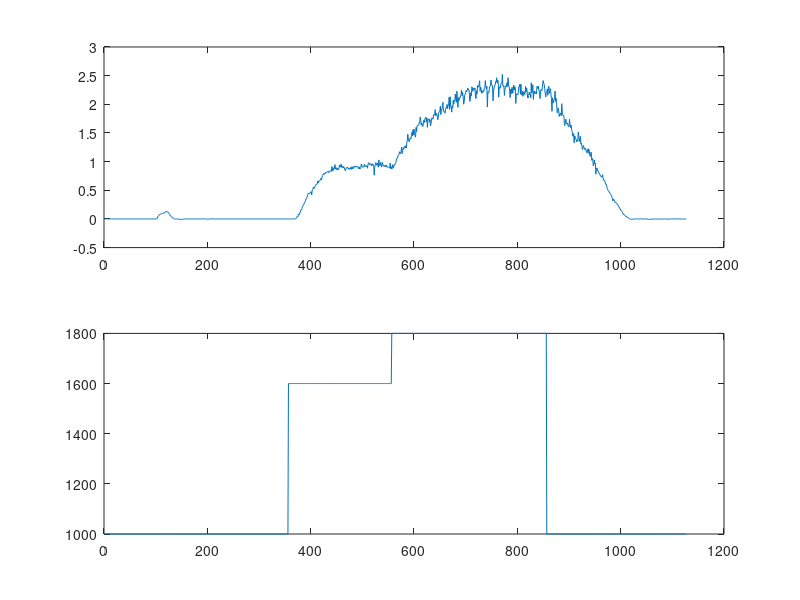

MATLAB code to generate this figure:
%% Va

va = [0.0

0.0

0.0

0.0

0.0

0.0

0.0

0.0

0.0

0.0

0.0

0.0

0.0

0.0

0.0

0.0

0.0

0.0

0.0

0.0

0.0

0.0

0.0

0.0

0.0

0.0

0.0

0.0

-0.00249350001104

0.0

0.0

0.0

0.0

0.0

0.0

0.0

0.0

0.0

0.0

0.0

0.0

0.0

0.0

-0.00249350001104

0.0

0.0

0.0

0.0

0.0

0.0

0.0

0.0

0.0

0.0

0.0

0.0

0.0

0.0

0.0

0.0

0.0

0.0

0.0

0.0

0.0

0.0

0.0

0.0

0.0

0.0

0.0

0.0

0.0

0.0

0.0

0.0

0.0

0.0

0.0

0.0

0.0

0.0

0.0

0.0

0.0

0.0

0.0

0.0

0.0

0.0

0.0

0.0

0.0

0.0

0.0

0.0

0.0

0.0

-0.00249350001104

0.00249350001104

0.00249350001104

0.00249350001104

0.0124674998224

0.0374024994671

0.04737649858

0.0598439984024

0.0723114982247

0.0772984996438

0.0822855010629

0.0872725024819

0.0897659957409

0.0922594964504

0.09475299716

0.0972464978695

0.0972464978695

0.104726999998

0.109714001417

0.117194503546

0.117194503546

0.129662007093

0.132155507803

0.124674998224

0.122181497514

0.117194503546

0.107220500708

0.0922594964504

0.0822855010629

0.0673245042562

0.0548570007086

0.0423895008862

0.0349089987576

0.0249349996448

0.0149609996006

0.0124674998224

0.00748050026596

0.0

-0.00249350001104

-0.00249350001104

-0.00249350001104

0.0

0.0

0.0

0.0

-0.00498700002208

-0.00249350001104

-0.00748050026596

-0.00748050026596

-0.00748050026596

-0.00997400004417

-0.00748050026596

-0.00997400004417

-0.00498700002208

-0.00748050026596

-0.00249350001104

0.0

0.0

0.0

0.0

0.0

0.0

0.0

0.0

0.0

0.0

0.0

0.0

0.0

0.0

0.0

0.0

0.0

0.0

0.0

0.0

0.0

0.0

0.0

0.0

0.0

0.0

0.0

0.0

0.0

0.0

0.0

-0.00249350001104

0.0

0.0

0.00249350001104

0.0

-0.00249350001104

0.00249350001104

0.00249350001104

0.00249350001104

0.00249350001104

0.0

-0.00249350001104

-0.00249350001104

-0.00249350001104

-0.00249350001104

-0.00249350001104

-0.00249350001104

-0.00249350001104

-0.00498700002208

0.0

0.0

0.00249350001104

0.00249350001104

0.0

0.0

0.0

0.0

0.0

0.0

0.0

0.0

0.0

0.0

0.0

0.0

0.0

0.0

0.0

0.0

0.0

0.0

0.0

0.0

0.0

0.0

0.0

0.0

0.0

0.0

0.0

0.0

0.0

0.0

0.0

0.0

0.0

0.0

0.0

0.0

0.0

0.0

0.0

0.0

0.0

0.0

0.0

0.0

0.0

0.0

0.0

0.0

0.0

0.0

0.0

0.0

0.0

0.0

0.0

0.0

0.0

0.0

0.0

0.0

0.0

0.0

0.0

0.0

0.0

0.0

0.0

0.0

0.0

0.0

0.0

0.0

0.0

0.0

0.0

0.0

0.0

0.0

0.0

0.0

0.0

0.0

0.0

0.0

0.00249350001104

0.0

0.0

0.00249350001104

0.0

0.0

0.0

0.0

0.0

0.0

0.0

0.0

0.0

0.0

0.0

0.0

0.0

0.0

0.0

0.0

0.0

0.0

0.0

0.0

0.00249350001104

0.0

0.0

0.0

0.0

0.0

0.0

0.0

0.0

0.0

0.0

0.0

0.0

0.0

0.0

0.0

0.00249350001104

0.0

0.0

0.0

0.0

0.0

0.0

0.0

0.0

0.0

0.0

0.0

0.0

0.0

0.0

0.0

0.0

0.0

0.0

0.0

0.0

0.0

0.0

0.0

0.0

0.0

0.0

0.0

0.0

0.0

0.0

0.0

0.0

0.0

0.0

0.0

0.00249350001104

0.0

0.00249350001104

0.0124674998224

0.0249349996448

0.0448830015957

0.0374024994671

0.0673245042562

0.0872725024819

0.0772984996438

0.109714001417

0.114701002836

0.157090499997

0.162077501416

0.177038505673

0.214441001415

0.229402005672

0.239376008511

0.256830513477

0.289245992899

0.299219995737

0.316674500704

0.344103008509

0.356570512056

0.37901198864

0.413920998573

0.443843007088

0.446336507797

0.438856005669

0.443843007088

0.458804011345

0.471271514893

0.473765015602

0.418907999992

0.501193523407

0.51116746664

0.551063537598

0.543582975864

0.533609032631

0.558543980122

0.585972487926

0.593452990055

0.605920493603

0.603426992893

0.625868499279

0.665764510632

0.625868499279

0.658284008503

0.663271009922

0.67324501276

0.680725514889

0.708153963089

0.683218955994

0.728101968765

0.75802397728

0.777971982956

0.777971982956

0.797919988632

0.780465483665

0.805400490761

0.797919988632

0.81038749218

0.820361495018

0.817867994308

0.820361495018

0.830335497856

0.80789399147

0.832828998566

0.837815999985

0.840309500694

0.840309500694

0.827841997147

0.91511452198

0.882699012756

0.835322499275

0.892673015594

0.86524450779

0.890179514885

0.947530031204

0.870231509209

0.897660017014

0.855270504951

0.860257506371

0.885192513466

0.857764005661

0.860257506371

0.897660017014

0.937556028366

0.902647018433

0.922595024109

0.955010533333

0.900153517723

0.925088524818

0.895166516304

0.890179514885

0.91511452198

0.890179514885

0.872725009918

0.840309500694

0.870231509209

0.882699012756

0.900153517723

0.890179514885

0.897660017014

0.867738008499

0.885192513466

0.882699012756

0.867738008499

0.897660017014

0.870231509209

0.86524450779

0.91511452198

0.870231509209

0.897660017014

0.885192513466

0.91511452198

0.902647018433

0.922595024109

0.905140519142

0.91511452198

0.905140519142

0.91760802269

0.907634019852

0.897660017014

0.875218510628

0.910127520561

0.870231509209

0.877712011337

0.890179514885

0.957504034042

0.942543029785

0.902647018433

0.910127520561

0.910127520561

0.905140519142

0.952517032623

0.91760802269

0.927582025528

0.912621021271

0.927582025528

0.930075526237

0.885192513466

0.947530031204

0.979945540428

0.9724650383

0.945036530495

0.957504034042

0.962491035461

0.964984536171

0.922595024109

0.942543029785

0.962491035461

0.942543029785

0.942543029785

0.763010978699

0.91760802269

0.937556028366

0.982439041138

0.957504034042

0.937556028366

0.977451980114

0.942543029785

0.902647018433

1.02981543541

0.964984536171

0.925088524818

0.977452039719

0.987425982952

0.905140519142

0.927582025528

0.982438981533

0.937556028366

0.930075526237

0.91511452198

0.922595024109

0.935062527657

0.910127520561

0.940049529076

0.905140519142

0.910127520561

0.902647018433

0.907634019852

0.902647018433

0.895166516304

0.890179514885

0.974958479404

0.875218510628

0.912621021271

0.870231509209

0.892673015594

0.9475299716

0.890179514885

0.91511452198

0.950023531914

0.947530031204

0.962491035461

0.987426042557

1.04976344109

1.0522569418

1.06472444534

1.1021270752

1.11708807945

1.12207496166

1.17194497585

1.15449047089

1.13703596592

1.17693197727

1.25423049927

1.14202308655

1.19687998295

1.23178899288

1.21433448792

1.26420450211

1.24176299572

1.2367759943

1.27667200565

1.2367759943

1.32654201984

1.37142503262

1.47864556313

1.38887953758

1.35397052765

1.34898352623

1.40633404255

1.41381454468

1.393866539

1.46119105816

1.51106095314

1.44622993469

1.55594396591

1.46867156029

1.56841158867

1.4985935688

1.45121693611

1.42628204823

1.59583997726

1.52103495598

1.62825548649

1.6307489872

1.6307489872

1.63324248791

1.68061900139

1.67313849926

1.77786540985

1.72300839424

1.63573598862

1.67563199997

1.65069699287

1.61329448223

1.66067099571

1.72051501274

1.68061900139

1.74046301842

1.75293052197

1.77786552906

1.69308650494

1.75791752338

1.59833347797

1.735476017

1.73048901558

1.74794352055

1.68809950352

1.73298251629

1.62576198578

1.66316449642

1.75043702126

1.76539802551

1.74046301842

1.74545001984

1.82025504112

1.81028103828

1.8152680397

1.90752744675

1.80030703545

1.83022904396

1.8402030468

1.79781353474

1.73048901558

1.78285253048

1.85267043114

1.87760555744

1.88508605957

1.96737146378

1.82025504112

1.91500806808

1.90752744675

1.98233246803

2.03469610214

1.88009905815

1.88508605957

1.86015105247

1.84519004822

1.90503406525

1.9449300766

1.93994295597

1.99729347229

1.922488451

1.98981308937

1.97983896732

2.12446188927

1.91251444817

2.1319425106

1.96487796307

1.95989108086

1.86264455318

1.97485208511

1.93495607376

2.07209873199

1.99978709221

2.06212449074

2.06711149216

2.17931890488

2.07459211349

2.03469610214

2.22918891907

2.10202050209

1.94742357731

2.11698150635

2.06461787224

2.11448812485

2.11199426651

2.14690351486

2.1593708992

2.24913692474

2.15189027786

2.20924091339

2.14441013336

2.00228047371

2.03220272064

2.1593708992

2.17183828354

2.20674753189

2.24165630341

2.21921491623

2.24165630341

2.28404593468

2.25661754608

2.26160430908

2.21173429489

2.04965686798

2.08207249641

2.20176029205

2.14939689636

2.30648756027

2.28404593468

2.22669553757

2.27656555176

2.26160430908

2.25661754608

2.2865395546

2.12944889069

2.09952688217

2.23916292191

2.18181228638

2.32892894745

2.31895494461

2.29900693893

2.33890295029

2.41121435165

2.22669553757

2.29900693893

2.25412392616

2.19178628922

2.23168230057

2.20425391197

2.24165630341

2.22420191765

2.27656555176

2.27905893326

2.41370797157

2.32643556595

2.26908493042

2.31396794319

1.95241057873

2.21921491623

2.19677352905

2.20425391197

2.28155231476

2.31646156311

2.32892894745

2.42368197441

2.33890295029

2.33640956879

2.32144832611

2.05963087082

2.23666954041

2.2890329361

2.32394194603

2.33391594887

2.3937599659

2.38877296448

2.46357798576

2.3713183403

2.42368197441

2.38627958298

2.12446212769

2.30399394035

2.27905893326

2.2865395546

2.35137033463

2.3663315773

2.36383795738

2.52092838287

2.32144832611

2.30898094177

2.32643556595

2.1543841362

2.264097929

2.29401993752

2.32643556595

2.30648756027

2.37630558014

2.31396794319

2.46357798576

2.33391594887

2.30150032043

2.264097929

2.11698150635

2.264097929

2.18181228638

2.26908493042

2.29651355743

2.19178628922

2.24165630341

2.33640956879

2.24664354324

2.30898094177

2.2890329361

2.01474809647

2.17931890488

2.17433214188

2.17931890488

2.16685152054

2.21921491623

2.31147432327

2.30898094177

2.35386395454

2.17682552338

2.34887695312

2.1618642807

2.16186451912

2.22669553757

2.13942289352

2.19926691055

2.22420191765

2.17183828354

2.1843059063

2.31147432327

2.21921491623

2.28404593468

2.21422791481

2.10950088501

2.11199450493

2.15438389778

2.21173429489

2.16435790062

2.17682552338

2.11448812485

2.37630558014

2.19677352905

2.24664354324

2.34139633179

2.08705949783

2.21422815323

2.23417592049

2.18181228638

2.21173429489

2.21672153473

2.17931890488

2.31396794319

2.29651355743

2.27157831192

2.31646156311

2.23666954041

2.19178652763

2.09952688217

2.22918891907

2.25911092758

2.23417592049

2.25661754608

2.35885095596

2.41370797157

2.3663315773

2.34638357162

2.27656555176

2.18679952621

2.12944889069

2.20425391197

2.20425391197

2.26908493042

2.1568775177

2.2865395546

2.31396794319

2.18929290771

2.23916292191

2.27157831192

2.1843059063

2.09703350067

1.87760543823

2.11448812485

2.06212472916

2.0247220993

2.08705949783

2.09454011917

2.23168230057

2.0496571064

2.10202050209

2.04467010498

1.85267055035

1.87261843681

1.93744945526

1.90254044533

1.7878395319

1.82025504112

1.84768354893

1.83272254467

1.79781353474

2.00976109505

1.86264455318

1.81776154041

1.80030703545

1.80280053616

1.66316449642

1.6307489872

1.70804750919

1.74046301842

1.66316449642

1.65319049358

1.67064499855

1.63573598862

1.6058139801

1.61329448223

1.7379693985

1.64321649075

1.59334647655

1.64072299004

1.56093096733

1.53100895882

1.45121693611

1.44373655319

1.48861944675

1.32903552055

1.44872355461

1.42877554893

1.40134704113

1.38139903545

1.34399652481

1.37890553474

1.3664380312

1.51604795456

1.43126904964

1.34898352623

1.39137303829

1.44124293327

1.30410051346

1.32654201984

1.26420450211

1.21184098721

1.25672399998

1.28165900707

1.24176299572

1.21184098721

1.21682798862

1.2367759943

1.19687998295

1.15947747231

1.1844124794

1.21184098721

1.14451646805

1.22430849075

1.20186698437

1.12706196308

1.08965945244

1.15199697018

1.16446447372

1.02233505249

1.0547504425

1.04976344109

0.927582025528

0.964984536171

1.02981555462

0.957503974438

0.974958479404

0.780465483665

0.887686014175

0.877712011337

0.880205512047

0.825348496437

0.827841997147

0.800413489342

0.792932987213

0.770491480827

0.745556473732

0.745556473732

0.735582470894

0.72810202837

0.772984981537

0.703167021275

0.678232014179

0.678232014179

0.665764510632

0.640829503536

0.603426992893

0.603426992893

0.573504984379

0.531115472317

0.508674025536

0.493712991476

0.481245487928

0.466284513474

0.453817009926

0.443843007088

0.428882002831

0.401453495026

0.391479492188

0.351583480835

0.314180999994

0.349090009928

0.326648503542

0.324155002832

0.291739493608

0.28176549077

0.286752492189

0.269297987223

0.264310985804

0.249349996448

0.236882507801

0.214441001415

0.204466998577

0.194492995739

0.177038505673

0.154596999288

0.149609997869

0.134649008512

0.122181497514

0.109714001417

0.0772984996438

0.0822855010629

0.0748049989343

0.0623375028372

0.0573505014181

0.0398960001767

0.0423895008862

0.0324154980481

0.0274285003543

0.0274285003543

0.0174544993788

0.00748050026596

0.00498700002208

0.0

-0.00249350001104

-0.00748050026596

-0.00748050026596

-0.00249350001104

-0.00748050026596

-0.00498700002208

-0.00249350001104

0.0

0.0

0.0

0.00249350001104

0.0

0.0

-0.00249350001104

-0.00249350001104

0.0

0.0

0.0

0.00249350001104

0.0

0.0

0.0

0.0

0.0

0.0

0.0

0.0

0.0

0.0

0.0

0.0

0.00249350001104

-0.00498700002208

-0.00498700002208

-0.00748050026596

-0.00748050026596

-0.00748050026596

-0.00997400004417

-0.00249350001104

-0.00748050026596

-0.00498700002208

0.0

0.0

-0.00498700002208

-0.00249350001104

0.0

0.0

0.0

-0.00249350001104

-0.00249350001104

-0.00249350001104

0.0

0.0

-0.00249350001104

0.0

0.0

-0.00249350001104

0.0

-0.00249350001104

0.0

0.0

-0.00249350001104

-0.00249350001104

-0.00249350001104

-0.00249350001104

-0.00249350001104

0.0

0.0

0.0

-0.00249350001104

-0.00249350001104

-0.00249350001104

-0.00498700002208

0.0

-0.00249350001104

-0.00249350001104

0.0

0.0

0.0

0.0

0.0

0.0

0.0

0.0

0.0

0.00249350001104

0.0

0.0

0.0

0.0

0.0

0.0

0.0

0.00249350001104

0.0

0.0

0.0

0.0

0.0

-0.00249350001104

-0.00249350001104

-0.00249350001104

0.0

0.0

0.0

0.0

-0.00249350001104

0.0

0.0
];


%% DAC 
dac = [1000.0

1000.0

1000.0

1000.0

1000.0

1000.0

1000.0

1000.0

1000.0

1000.0

1000.0

1000.0

1000.0

1000.0

1000.0

1000.0

1000.0

1000.0

1000.0

1000.0

1000.0

1000.0

1000.0

1000.0

1000.0

1000.0

1000.0

1000.0

1000.0

1000.0

1000.0

1000.0

1000.0

1000.0

1000.0

1000.0

1000.0

1000.0

1000.0

1000.0

1000.0

1000.0

1000.0

1000.0

1000.0

1000.0

1000.0

1000.0

1000.0

1000.0

1000.0

1000.0

1000.0

1000.0

1000.0

1000.0

1000.0

1000.0

1000.0

1000.0

1000.0

1000.0

1000.0

1000.0

1000.0

1000.0

1000.0

1000.0

1000.0

1000.0

1000.0

1000.0

1000.0

1000.0

1000.0

1000.0

1000.0

1000.0

1000.0

1000.0

1000.0

1000.0

1000.0

1000.0

1000.0

1000.0

1000.0

1000.0

1000.0

1000.0

1000.0

1000.0

1000.0

1000.0

1000.0

1000.0

1000.0

1000.0

1000.0

1000.0

1000.0

1000.0

1000.0

1000.0

1000.0

1000.0

1000.0

1000.0

1000.0

1000.0

1000.0

1000.0

1000.0

1000.0

1000.0

1000.0

1000.0

1000.0

1000.0

1000.0

1000.0

1000.0

1000.0

1000.0

1000.0

1000.0

1000.0

1000.0

1000.0

1000.0

1000.0

1000.0

1000.0

1000.0

1000.0

1000.0

1000.0

1000.0

1000.0

1000.0

1000.0

1000.0

1000.0

1000.0

1000.0

1000.0

1000.0

1000.0

1000.0

1000.0

1000.0

1000.0

1000.0

1000.0

1000.0

1000.0

1000.0

1000.0

1000.0

1000.0

1000.0

1000.0

1000.0

1000.0

1000.0

1000.0

1000.0

1000.0

1000.0

1000.0

1000.0

1000.0

1000.0

1000.0

1000.0

1000.0

1000.0

1000.0

1000.0

1000.0

1000.0

1000.0

1000.0

1000.0

1000.0

1000.0

1000.0

1000.0

1000.0

1000.0

1000.0

1000.0

1000.0

1000.0

1000.0

1000.0

1000.0

1000.0

1000.0

1000.0

1000.0

1000.0

1000.0

1000.0

1000.0

1000.0

1000.0

1000.0

1000.0

1000.0

1000.0

1000.0

1000.0

1000.0

1000.0

1000.0

1000.0

1000.0

1000.0

1000.0

1000.0

1000.0

1000.0

1000.0

1000.0

1000.0

1000.0

1000.0

1000.0

1000.0

1000.0

1000.0

1000.0

1000.0

1000.0

1000.0

1000.0

1000.0

1000.0

1000.0

1000.0

1000.0

1000.0

1000.0

1000.0

1000.0

1000.0

1000.0

1000.0

1000.0

1000.0

1000.0

1000.0

1000.0

1000.0

1000.0

1000.0

1000.0

1000.0

1000.0

1000.0

1000.0

1000.0

1000.0

1000.0

1000.0

1000.0

1000.0

1000.0

1000.0

1000.0

1000.0

1000.0

1000.0

1000.0

1000.0

1000.0

1000.0

1000.0

1000.0

1000.0

1000.0

1000.0

1000.0

1000.0

1000.0

1000.0

1000.0

1000.0

1000.0

1000.0

1000.0

1000.0

1000.0

1000.0

1000.0

1000.0

1000.0

1000.0

1000.0

1000.0

1000.0

1000.0

1000.0

1000.0

1000.0

1000.0

1000.0

1000.0

1000.0

1000.0

1000.0

1000.0

1000.0

1000.0

1000.0

1000.0

1000.0

1000.0

1000.0

1000.0

1000.0

1000.0

1000.0

1000.0

1000.0

1000.0

1000.0

1000.0

1000.0

1000.0

1000.0

1000.0

1000.0

1000.0

1000.0

1000.0

1000.0

1000.0

1000.0

1000.0

1000.0

1000.0

1000.0

1000.0

1000.0

1000.0

1000.0

1000.0

1000.0

1000.0

1000.0

1000.0

1000.0

1000.0

1000.0

1600.0

1600.0

1600.0

1600.0

1600.0

1600.0

1600.0

1600.0

1600.0

1600.0

1600.0

1600.0

1600.0

1600.0

1600.0

1600.0

1600.0

1600.0

1600.0

1600.0

1600.0

1600.0

1600.0

1600.0

1600.0

1600.0

1600.0

1600.0

1600.0

1600.0

1600.0

1600.0

1600.0

1600.0

1600.0

1600.0

1600.0

1600.0

1600.0

1600.0

1600.0

1600.0

1600.0

1600.0

1600.0

1600.0

1600.0

1600.0

1600.0

1600.0

1600.0

1600.0

1600.0

1600.0

1600.0

1600.0

1600.0

1600.0

1600.0

1600.0

1600.0

1600.0

1600.0

1600.0

1600.0

1600.0

1600.0

1600.0

1600.0

1600.0

1600.0

1600.0

1600.0

1600.0

1600.0

1600.0

1600.0

1600.0

1600.0

1600.0

1600.0

1600.0

1600.0

1600.0

1600.0

1600.0

1600.0

1600.0

1600.0

1600.0

1600.0

1600.0

1600.0

1600.0

1600.0

1600.0

1600.0

1600.0

1600.0

1600.0

1600.0

1600.0

1600.0

1600.0

1600.0

1600.0

1600.0

1600.0

1600.0

1600.0

1600.0

1600.0

1600.0

1600.0

1600.0

1600.0

1600.0

1600.0

1600.0

1600.0

1600.0

1600.0

1600.0

1600.0

1600.0

1600.0

1600.0

1600.0

1600.0

1600.0

1600.0

1600.0

1600.0

1600.0

1600.0

1600.0

1600.0

1600.0

1600.0

1600.0

1600.0

1600.0

1600.0

1600.0

1600.0

1600.0

1600.0

1600.0

1600.0

1600.0

1600.0

1600.0

1600.0

1600.0

1600.0

1600.0

1600.0

1600.0

1600.0

1600.0

1600.0

1600.0

1600.0

1600.0

1600.0

1600.0

1600.0

1600.0

1600.0

1600.0

1600.0

1600.0

1600.0

1600.0

1600.0

1600.0

1600.0

1600.0

1600.0

1600.0

1600.0

1600.0

1600.0

1600.0

1600.0

1600.0

1600.0

1600.0

1600.0

1600.0

1600.0

1600.0

1600.0

1600.0

1600.0

1600.0

1600.0

1600.0

1600.0

1600.0

1800.0

1800.0

1800.0

1800.0

1800.0

1800.0

1800.0

1800.0

1800.0

1800.0

1800.0

1800.0

1800.0

1800.0

1800.0

1800.0

1800.0

1800.0

1800.0

1800.0

1800.0

1800.0

1800.0

1800.0

1800.0

1800.0

1800.0

1800.0

1800.0

1800.0

1800.0

1800.0

1800.0

1800.0

1800.0

1800.0

1800.0

1800.0

1800.0

1800.0

1800.0

1800.0

1800.0

1800.0

1800.0

1800.0

1800.0

1800.0

1800.0

1800.0

1800.0

1800.0

1800.0

1800.0

1800.0

1800.0

1800.0

1800.0

1800.0

1800.0

1800.0

1800.0

1800.0

1800.0

1800.0

1800.0

1800.0

1800.0

1800.0

1800.0

1800.0

1800.0

1800.0

1800.0

1800.0

1800.0

1800.0

1800.0

1800.0

1800.0

1800.0

1800.0

1800.0

1800.0

1800.0

1800.0

1800.0

1800.0

1800.0

1800.0

1800.0

1800.0

1800.0

1800.0

1800.0

1800.0

1800.0

1800.0

1800.0

1800.0

1800.0

1800.0

1800.0

1800.0

1800.0

1800.0

1800.0

1800.0

1800.0

1800.0

1800.0

1800.0

1800.0

1800.0

1800.0

1800.0

1800.0

1800.0

1800.0

1800.0

1800.0

1800.0

1800.0

1800.0

1800.0

1800.0

1800.0

1800.0

1800.0

1800.0

1800.0

1800.0

1800.0

1800.0

1800.0

1800.0

1800.0

1800.0

1800.0

1800.0

1800.0

1800.0

1800.0

1800.0

1800.0

1800.0

1800.0

1800.0

1800.0

1800.0

1800.0

1800.0

1800.0

1800.0

1800.0

1800.0

1800.0

1800.0

1800.0

1800.0

1800.0

1800.0

1800.0

1800.0

1800.0

1800.0

1800.0

1800.0

1800.0

1800.0

1800.0

1800.0

1800.0

1800.0

1800.0

1800.0

1800.0

1800.0

1800.0

1800.0

1800.0

1800.0

1800.0

1800.0

1800.0

1800.0

1800.0

1800.0

1800.0

1800.0

1800.0

1800.0

1800.0

1800.0

1800.0

1800.0

1800.0

1800.0

1800.0

1800.0

1800.0

1800.0

1800.0

1800.0

1800.0

1800.0

1800.0

1800.0

1800.0

1800.0

1800.0

1800.0

1800.0

1800.0

1800.0

1800.0

1800.0

1800.0

1800.0

1800.0

1800.0

1800.0

1800.0

1800.0

1800.0

1800.0

1800.0

1800.0

1800.0

1800.0

1800.0

1800.0

1800.0

1800.0

1800.0

1800.0

1800.0

1800.0

1800.0

1800.0

1800.0

1800.0

1800.0

1800.0

1800.0

1800.0

1800.0

1800.0

1800.0

1800.0

1800.0

1800.0

1800.0

1800.0

1800.0

1800.0

1800.0

1800.0

1800.0

1800.0

1800.0

1800.0

1800.0

1800.0

1800.0

1800.0

1800.0

1800.0

1800.0

1800.0

1800.0

1800.0

1800.0

1800.0

1800.0

1800.0

1800.0

1800.0

1800.0

1800.0

1800.0

1800.0

1800.0

1800.0

1800.0

1800.0

1800.0

1800.0

1800.0

1800.0

1800.0

1800.0

1800.0

1800.0

1800.0

1800.0

1800.0

1800.0

1800.0

1800.0

1000.0

1000.0

1000.0

1000.0

1000.0

1000.0

1000.0

1000.0

1000.0

1000.0

1000.0

1000.0

1000.0

1000.0

1000.0

1000.0

1000.0

1000.0

1000.0

1000.0

1000.0

1000.0

1000.0

1000.0

1000.0

1000.0

1000.0

1000.0

1000.0

1000.0

1000.0

1000.0

1000.0

1000.0

1000.0

1000.0

1000.0

1000.0

1000.0

1000.0

1000.0

1000.0

1000.0

1000.0

1000.0

1000.0

1000.0

1000.0

1000.0

1000.0

1000.0

1000.0

1000.0

1000.0

1000.0

1000.0

1000.0

1000.0

1000.0

1000.0

1000.0

1000.0

1000.0

1000.0

1000.0

1000.0

1000.0

1000.0

1000.0

1000.0

1000.0

1000.0

1000.0

1000.0

1000.0

1000.0

1000.0

1000.0

1000.0

1000.0

1000.0

1000.0

1000.0

1000.0

1000.0

1000.0

1000.0

1000.0

1000.0

1000.0

1000.0

1000.0

1000.0

1000.0

1000.0

1000.0

1000.0

1000.0

1000.0

1000.0

1000.0

1000.0

1000.0

1000.0

1000.0

1000.0

1000.0

1000.0

1000.0

1000.0

1000.0

1000.0

1000.0

1000.0

1000.0

1000.0

1000.0

1000.0

1000.0

1000.0

1000.0

1000.0

1000.0

1000.0

1000.0

1000.0

1000.0

1000.0

1000.0

1000.0

1000.0

1000.0

1000.0

1000.0

1000.0

1000.0

1000.0

1000.0

1000.0

1000.0

1000.0

1000.0

1000.0

1000.0

1000.0

1000.0

1000.0

1000.0

1000.0

1000.0

1000.0

1000.0

1000.0

1000.0

1000.0

1000.0

1000.0

1000.0

1000.0

1000.0

1000.0

1000.0

1000.0

1000.0

1000.0

1000.0

1000.0

1000.0

1000.0

1000.0

1000.0

1000.0

1000.0

1000.0

1000.0

1000.0

1000.0

1000.0

1000.0

1000.0

1000.0

1000.0

1000.0

1000.0

1000.0

1000.0

1000.0

1000.0

1000.0

1000.0

1000.0

1000.0

1000.0

1000.0

1000.0

1000.0

1000.0

1000.0

1000.0

1000.0

1000.0

1000.0

1000.0

1000.0

1000.0

1000.0

1000.0

1000.0

1000.0

1000.0

1000.0

1000.0

1000.0

1000.0

1000.0

1000.0

1000.0

1000.0

1000.0

1000.0

1000.0

1000.0

1000.0

1000.0

1000.0

1000.0

1000.0

1000.0

1000.0

1000.0

1000.0

1000.0

1000.0

1000.0

1000.0

1000.0

1000.0

1000.0

1000.0

1000.0

1000.0

1000.0

1000.0

1000.0

1000.0

1000.0

1000.0

1000.0

1000.0

1000.0

1000.0

1000.0

1000.0

1000.0

1000.0

1000.0

1000.0

1000.0

1000.0

1000.0

1000.0

1000.0

1000.0

1000.0

1000.0

1000.0

1000.0

1000.0

1000.0

1000.0

1000.0
];

%% Initial plotting

figure(1)
subplot(2,1,1)
plot(va)
subplot(2,1,2)
plot(dac)

% 
% %% Signal conditioning
% va_tru=va(480:850);
% va_inc=va_tru-va_tru(1);
% dac_tru=dac(480:850);
% dac_tru=dac_tru-1600;
% volt=dac_tru*3.3/4096;
% va_inc=medfilt1(va_inc,3);
% 
% %% Plotting
% figure(1)
% subplot(2,1,1)
% plot(va_inc)
% subplot(2,1,2)
% plot(dac_tru)
% 
% 
% %% Identification
% dat=iddata(va_inc,volt,0.05)
% tfest(dat,1,0,0.5) 
% 
% [num,den]=tfdata(tfest(dat,2,1,0.5));
% num2=cell2mat(num);
% den2=cell2mat(den);
% [z2,p2,k2]=tf2zp(num2,den2)
% G2=tf(num2,den2);
% % step(G2)
